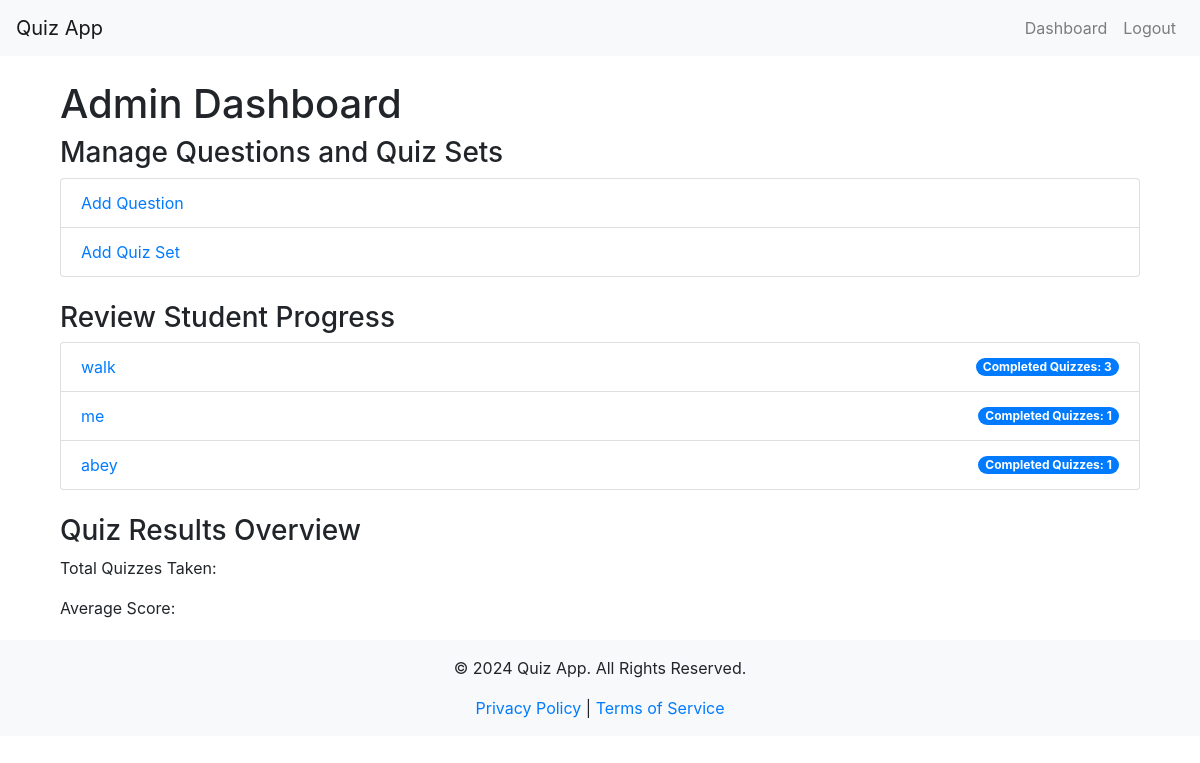
The page /admin_dashboard (signed in) on the database as committed earlier.
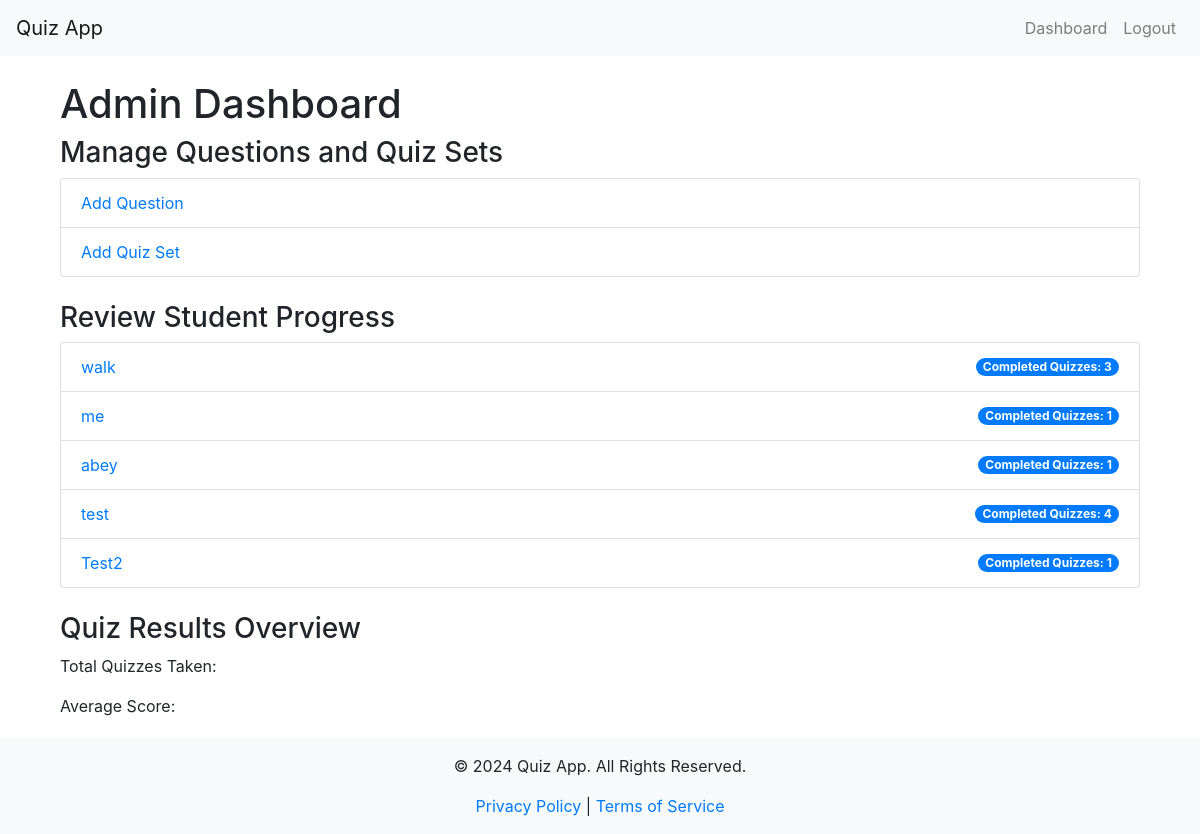
The same page on the database as committed later.
### app/models.py (models this page shows, shortened)
class User(db.Model, UserMixin):
    id = db.Column(db.Integer, primary_key=True)
    username = db.Column(db.String(64), unique=True, nullable=False)
    email = db.Column(db.String(120), unique=True, nullable=False)
    password_hash = db.Column(db.String(128), nullable=False)
    role = db.Column(db.String(64), nullable=False)
    questions = db.relationship('Question', backref='author', lazy=True)
    quiz_results = db.relationship('QuizResult', backref='user', lazy=True)

### app/routes.py (the view)
@main_bp.route('/admin_dashboard')
@login_required
def admin_dashboard():
    if current_user.role != 'admin':
        return redirect(url_for('main.login'))
    students = User.query.filter_by(role='student').all()
    for student in students:
        student.completed_quizzes_count = QuizResult.query.filter_by(user_id=student.id).count()
    return render_template('admin_dashboard.html', students=students)

### app/__init__.py (called while the page is built)
@login_manager.user_loader
def load_user(user_id):
    from app.models import User
    return User.query.get(int(user_id))

### app/templates/admin_dashboard.html
{% extends "layout.html" %}
{% block content %}
<div class="container mt-4">
    <h1>Admin Dashboard</h1>
    <h3>Manage Questions and Quiz Sets</h3>
    <ul class="list-group">
        <li class="list-group-item"><a href="{{ url_for('main.add_question') }}">Add Question</a></li>
        <li class="list-group-item"><a href="{{ url_for('main.add_quiz_set') }}">Add Quiz Set</a></li>
    </ul>
    <h3 class="mt-4">Review Student Progress</h3>
    <ul class="list-group">
        {% for student in students %}
        <li class="list-group-item d-flex justify-content-between align-items-center">
            <a href="{{ url_for('main.review_student', student_id=student.id) }}">{{ student.username }}</a>
            <span class="badge badge-primary badge-pill">Completed Quizzes: {{ student.completed_quizzes_count }}</span>
        </li>
        {% endfor %}
    </ul>
    <h3 class="mt-4">Quiz Results Overview</h3>
    <p>Total Quizzes Taken: {{ total_quizzes }}</p>
    <p>Average Score: {{ average_score }}</p>
</div>
{% endblock %}

Rows that differ between the two databases and show on the page:
added User: username "test", completed_quizzes_count "4"
added User: username "Test2", completed_quizzes_count "1"
